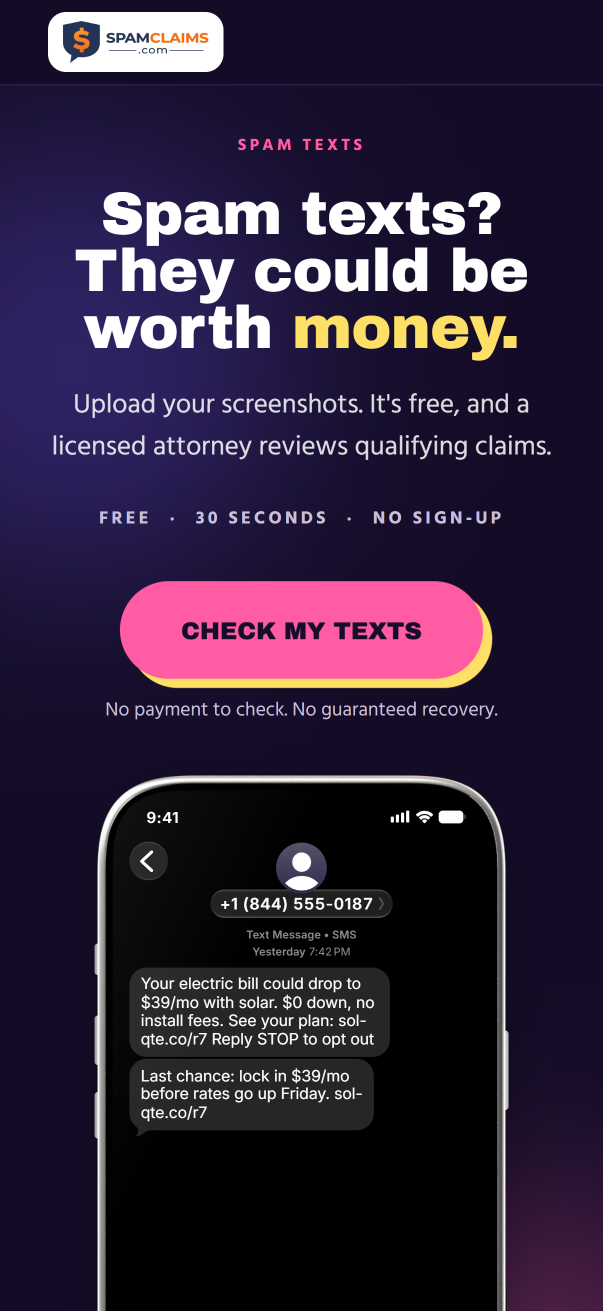
#> input picture ad6/assets/lp_money.png, 1206 x 2622 px, given in place of 0042.png, which was not available (shown at 1/2 size)
$ python make_og.py ../ad6/assets/lp_money.png
#> lines starting #> are read from the running program, lines starting #| are printed output that depends on the picture; pictures that were not available may be replaced by others from this repository, and a replacement may not be noted
"""The share card (public/og.jpg, 1200x630): a frame of the story, the reversed logo and the headline.

python tools/make_og.py [frame=blender/frames/desktop/0042.png]
"""
import io
import os
import sys

from fontTools.ttLib import TTFont
from PIL import Image, ImageDraw, ImageFont

HERE = os.path.dirname(os.path.abspath(__file__))
ROOT = os.path.normpath(os.path.join(HERE, ".."))
args = dict(a.split("=", 1) for a in sys.argv[1:] if "=" in a)
FRAME = os.path.join(ROOT, args.get("frame", "blender/frames/desktop/0042.png"))
OUT = os.path.join(ROOT, "public", "og.jpg")
W, H = 1200, 630


def inter(size, weight):
    """Inter (variable, from the woff2 the page ships) at a given weight, via an in-memory TTF."""
    tt = TTFont(os.path.join(ROOT, "public", "fonts", "inter-latin-opsz-normal.woff2"))
    tt.flavor = None
    buf = io.BytesIO()
    tt.save(buf)
    buf.seek(0)
    f = ImageFont.truetype(buf, size)
    axes = f.get_variation_axes()
    vals = []
    for a in axes:
        name = a.get("name", b"")
        name = name.decode() if isinstance(name, bytes) else str(name)
        if "eight" in name:
            vals.append(weight)
        elif "ptical" in name or "opsz" in name.lower():
            vals.append(min(max(size * 0.75, a["minimum"]), a["maximum"]))
        else:
            vals.append(a.get("default", a["minimum"]))
    f.set_variation_by_axes(vals)
    return f


im = Image.open(FRAME).convert("RGB")
#> im is the input picture: PIL image 1206x2622 RGB; mean R, G, B 48.9, 36, 58.9
s = W / im.width
#> s = 0.995
im = im.resize((W, round(im.height * s)), Image.LANCZOS)
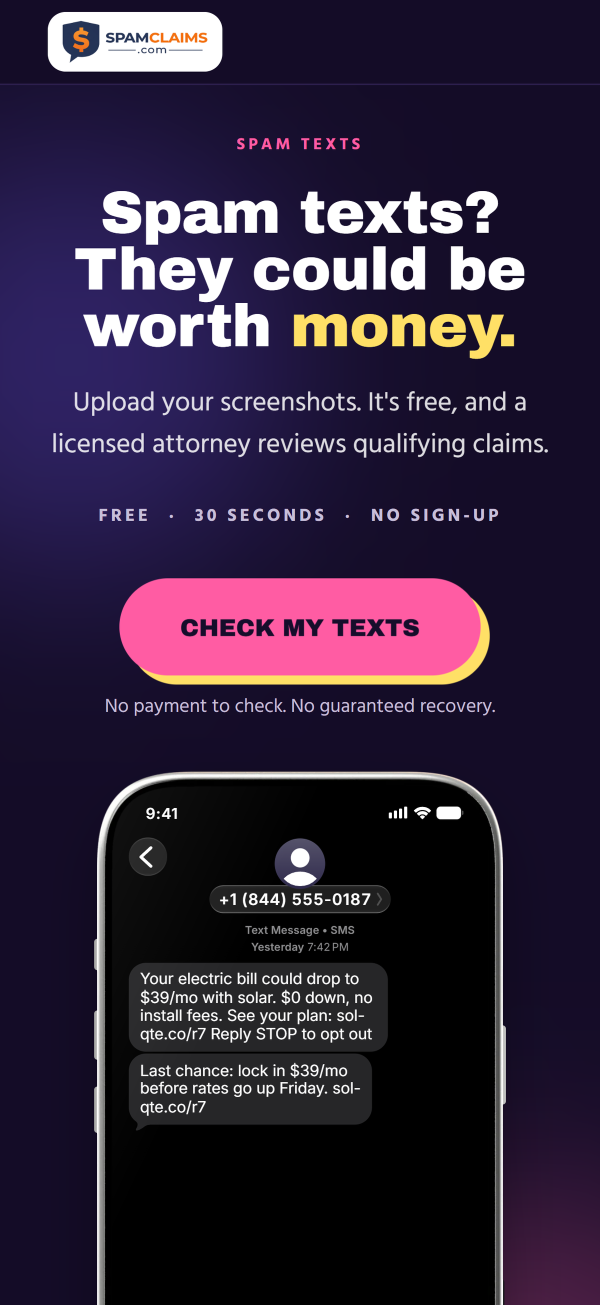
#> im: PIL image 1200x2609 RGB (shown at 1/2 size); mean R, G, B 48.9, 35.9, 58.9
top = (im.height - H) // 2
#> top = 989
im = im.crop((0, top, W, top + H)).convert("RGBA")
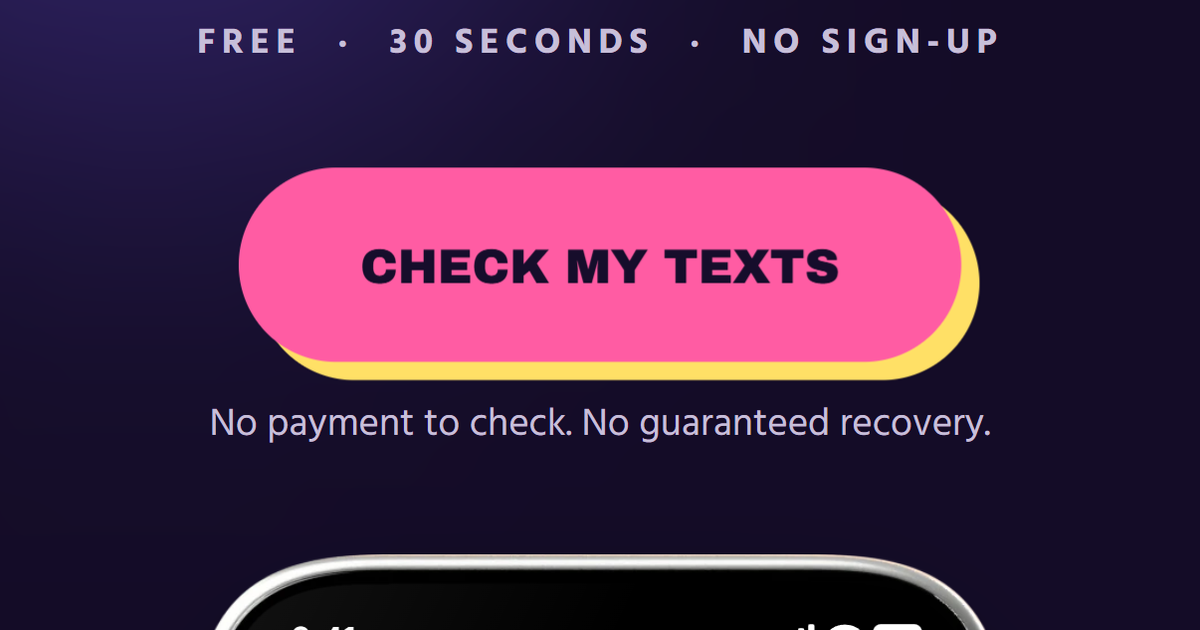
#> im: PIL image 1200x630 RGBA; mean R, G, B, A 70.4, 36.8, 69.5, 255

shade = Image.new("RGBA", (W, H))
#> shade: PIL image 1200x630 RGBA; every value is 0
d = ImageDraw.Draw(shade)
for x in range(W):                                        # the page's left scrim
    a = 0.92 if x < W * 0.26 else max(0.0, 0.92 - (x - W * 0.26) / (W * 0.30) * 0.92)
    d.line([(x, 0), (x, H)], fill=(0, 4, 17, int(255 * a)))
im = Image.alpha_composite(im, shade)
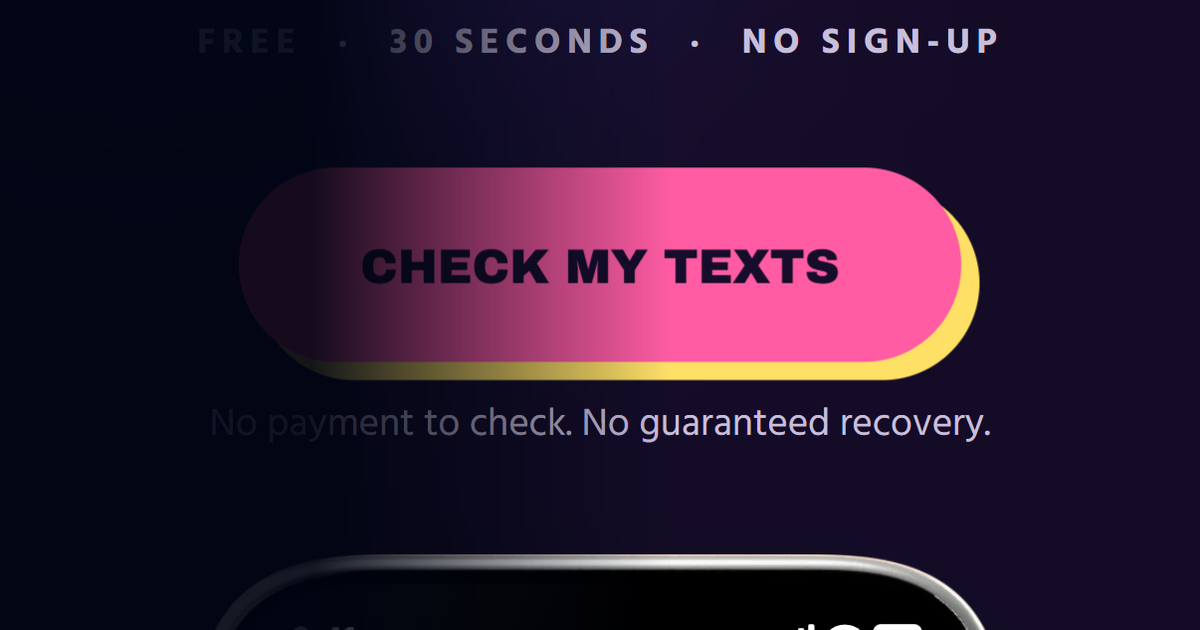
#> im: PIL image 1200x630 RGBA; mean R, G, B, A 46.1, 25.2, 48.9, 255

logo = Image.open(os.path.join(ROOT, "public", "logo-reversed.png")).convert("RGBA")
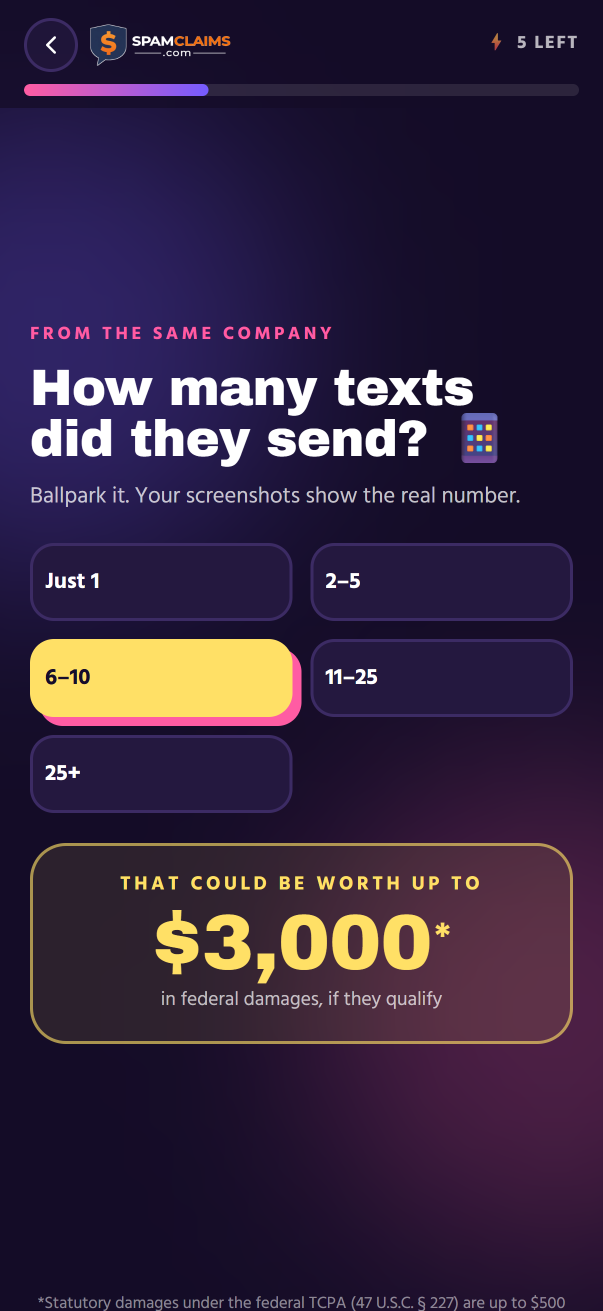
#> input picture ad6/assets/quick_count.png, 1206 x 2622 px, given in place of logo-reversed.png, which was not available (shown at 1/2 size)
lh = 62
logo = logo.resize((round(logo.width * lh / logo.height), lh), Image.LANCZOS)
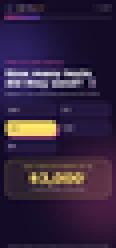
#> logo: PIL image 29x62 RGBA (shown 4 times larger); mean R, G, B, A 52.8, 37, 63.1, 255
im.alpha_composite(logo, (64, 58))

d = ImageDraw.Draw(im)
h1 = inter(76, 800)
#> (the run stopped early here; a loop or call above may not have finished)
